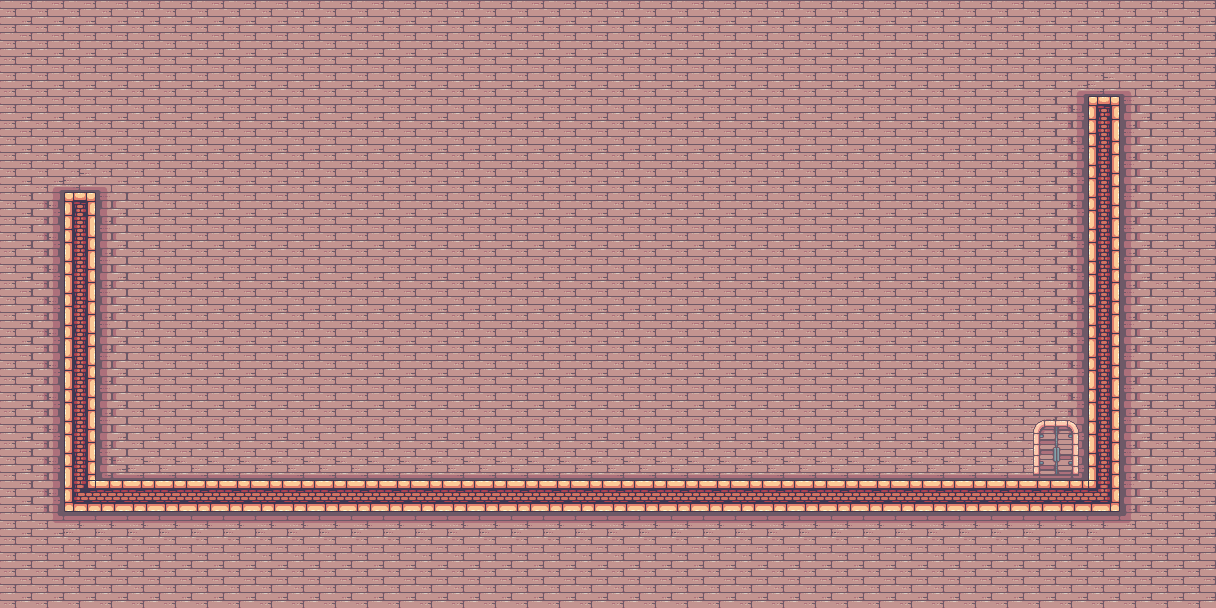

A 2D game scene composited from a Tiled map and its tileset images. What follows is a short description and the map's XML, with each tile layer's data collapsed to a summary:
An orthogonal 38x19 tile map with 32x32 px tiles, 3 tile layers (Background_values, Background, Decorations), 1 hidden layer not drawn, 5 tilesets and 12 objects (6x Rectangle, 6x Diamond_box).

<map version="1.10" tiledversion="1.10.2" orientation="orthogonal" renderorder="right-down" compressionlevel="0" width="38" height="19" tilewidth="32" tileheight="32" infinite="0" backgroundcolor="#696a79" nextlayerid="9" nextobjectid="14">
 <tileset firstgid="1" name="Terrain" tilewidth="32" tileheight="32" tilecount="247" columns="19" objectalignment="topleft">
  <image source="../../../kings_and_pigs/14-TileSets/Terrain (32x32).png" width="608" height="416" />
 </tileset>
 <tileset firstgid="248" name="Decorations" tilewidth="32" tileheight="32" tilecount="42" columns="7" objectalignment="topleft">
  <image source="../../../kings_and_pigs/14-TileSets/Decorations (32x32).png" width="224" height="192" />
 </tileset>
 <tileset firstgid="290" name="Diamond" tilewidth="32" tileheight="32" tilecount="1" columns="1" objectalignment="topleft">
  <image source="../../../kings_and_pigs/12-Live and Coins/final.png" width="32" height="32" />
 </tileset>
 <tileset firstgid="291" name="Idle" tilewidth="32" tileheight="32" tilecount="4" columns="2" objectalignment="topleft">
  <image source="../../../kings_and_pigs/11-Door/final.png" width="64" height="64" />
 </tileset>
 <tileset firstgid="295" name="Background" tilewidth="32" tileheight="32" tilecount="2" columns="2" objectalignment="topleft">
  <image source="Background.intgrid.png" width="64" height="32" />
 </tileset>
 <layer id="1" name="Background_values" width="38" height="19">
  <data>[722 cells, 722 non-empty, 2 distinct tile ids]</data>
 </layer>
 <layer id="2" name="Background" width="38" height="19">
  <data>[722 cells, 722 non-empty, 16 distinct tile ids]</data>
 </layer>
 <layer id="3" name="Decorations" width="38" height="19">
  <data>[722 cells, 8 non-empty, 8 distinct tile ids]</data>
 </layer>
 <objectgroup id="4" name="Entities">
  <object id="1" name="Rectangle" type="Rectangle" x="64" y="192" width="32" height="332.687">
   <properties>
    <property name="__anchorX" type="int" value="64" />
    <property name="__anchorY" type="int" value="192" />
    <property name="__cx" type="int" value="2" />
    <property name="__cy" type="int" value="6" />
   </properties>
  </object>
  <object id="2" name="Rectangle" type="Rectangle" x="32" y="96" width="32" height="32">
   <properties>
    <property name="__anchorX" type="int" value="32" />
    <property name="__anchorY" type="int" value="96" />
    <property name="__cx" type="int" value="1" />
    <property name="__cy" type="int" value="3" />
   </properties>
  </object>
  <object id="3" name="Rectangle" type="Rectangle" x="1088" y="96" width="32" height="490.756">
   <properties>
    <property name="__anchorX" type="int" value="1088" />
    <property name="__anchorY" type="int" value="96" />
    <property name="__cx" type="int" value="34" />
    <property name="__cy" type="int" value="3" />
   </properties>
  </object>
  <object id="4" name="Rectangle" type="Rectangle" x="64" y="480" width="1119.47" height="32">
   <properties>
    <property name="__anchorX" type="int" value="64" />
    <property name="__anchorY" type="int" value="480" />
    <property name="__cx" type="int" value="2" />
    <property name="__cy" type="int" value="15" />
   </properties>
  </object>
 </objectgroup>
 <objectgroup id="5" name="Exit">
  <object id="5" name="Rectangle" type="Rectangle" x="1024" y="448" width="32" height="32">
   <properties>
    <property name="__anchorX" type="int" value="1024" />
    <property name="__anchorY" type="int" value="448" />
    <property name="__cx" type="int" value="32" />
    <property name="__cy" type="int" value="14" />
   </properties>
  </object>
 </objectgroup>
 <layer id="6" name="Diamonds_vis" width="38" height="19" visible="0">
  <data>[722 cells, 6 non-empty, 1 distinct tile ids]</data>
 </layer>
 <objectgroup id="7" name="Hero">
  <object id="6" name="Rectangle" type="Rectangle" x="96" y="416" width="32" height="32">
   <properties>
    <property name="__anchorX" type="int" value="96" />
    <property name="__anchorY" type="int" value="416" />
    <property name="__cx" type="int" value="3" />
    <property name="__cy" type="int" value="13" />
   </properties>
  </object>
 </objectgroup>
 <objectgroup id="8" name="Diamonds">
  <object id="8" name="Diamond_box" type="Diamond_box" x="160" y="448" width="32" height="32">
   <properties>
    <property name="__anchorX" type="int" value="176" />
    <property name="__anchorY" type="int" value="464" />
    <property name="__cx" type="int" value="5" />
    <property name="__cy" type="int" value="14" />
    <property name="bob_freq" type="float" value="2" />
   </properties>
  </object>
  <object id="9" name="Diamond_box" type="Diamond_box" x="224" y="416" width="32" height="32">
   <properties>
    <property name="__anchorX" type="int" value="240" />
    <property name="__anchorY" type="int" value="432" />
    <property name="__cx" type="int" value="7" />
    <property name="__cy" type="int" value="13" />
    <property name="bob_freq" type="float" value="10" />
   </properties>
  </object>
  <object id="10" name="Diamond_box" type="Diamond_box" x="288" y="384" width="32" height="32">
   <properties>
    <property name="__anchorX" type="int" value="304" />
    <property name="__anchorY" type="int" value="400" />
    <property name="__cx" type="int" value="9" />
    <property name="__cy" type="int" value="12" />
    <property name="bob_freq" type="float" value="20" />
   </properties>
  </object>
  <object id="11" name="Diamond_box" type="Diamond_box" x="352" y="384" width="32" height="32">
   <properties>
    <property name="__anchorX" type="int" value="368" />
    <property name="__anchorY" type="int" value="400" />
    <property name="__cx" type="int" value="11" />
    <property name="__cy" type="int" value="12" />
    <property name="bob_freq" type="float" value="10" />
   </properties>
  </object>
  <object id="12" name="Diamond_box" type="Diamond_box" x="416" y="416" width="32" height="32">
   <properties>
    <property name="__anchorX" type="int" value="432" />
    <property name="__anchorY" type="int" value="432" />
    <property name="__cx" type="int" value="13" />
    <property name="__cy" type="int" value="13" />
    <property name="bob_freq" type="float" value="10" />
   </properties>
  </object>
  <object id="13" name="Diamond_box" type="Diamond_box" x="480" y="448" width="32" height="32">
   <properties>
    <property name="__anchorX" type="int" value="496" />
    <property name="__anchorY" type="int" value="464" />
    <property name="__cx" type="int" value="15" />
    <property name="__cy" type="int" value="14" />
    <property name="bob_freq" type="float" value="10" />
   </properties>
  </object>
 </objectgroup>
</map>
